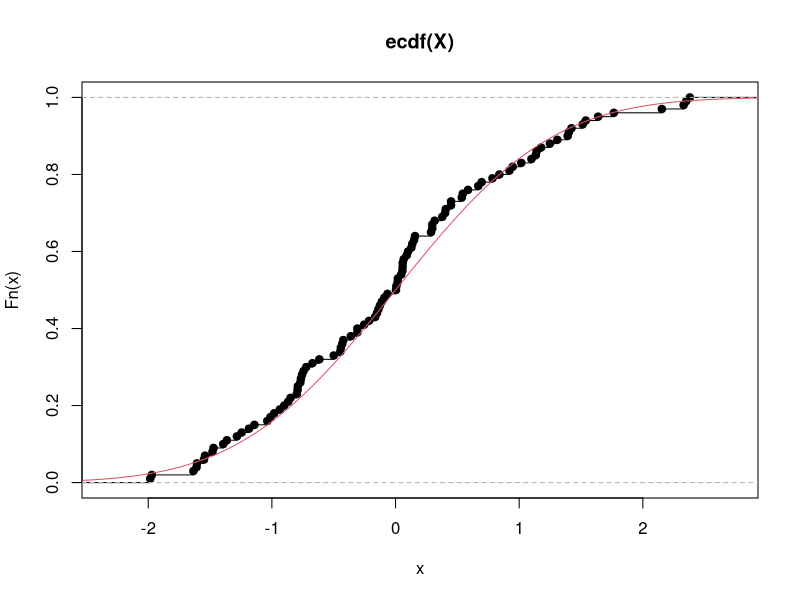
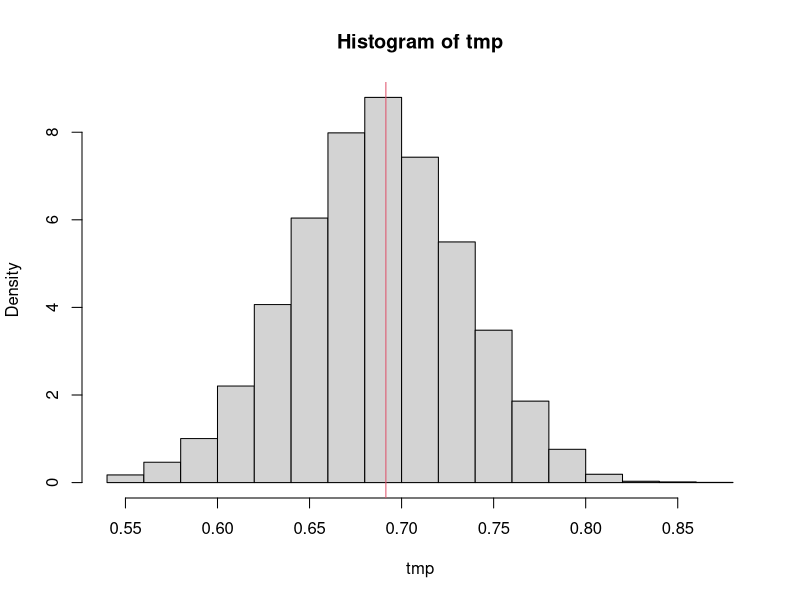
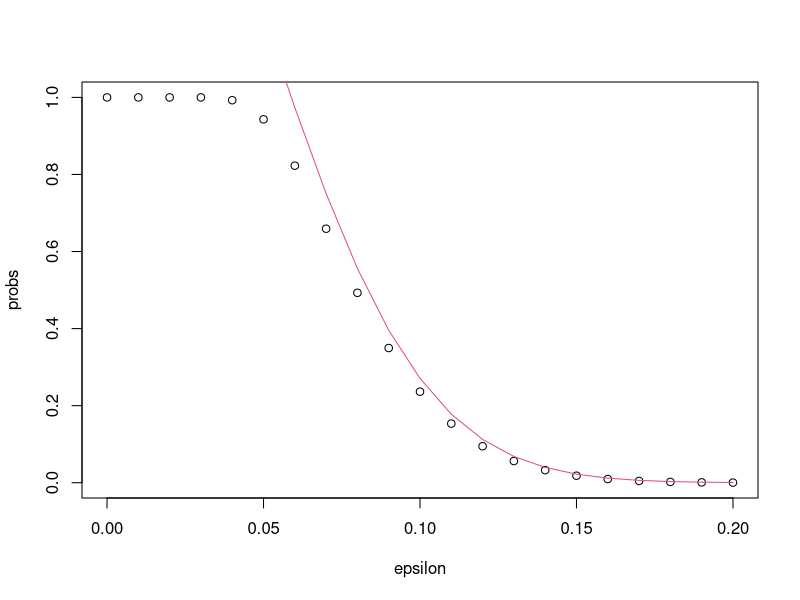
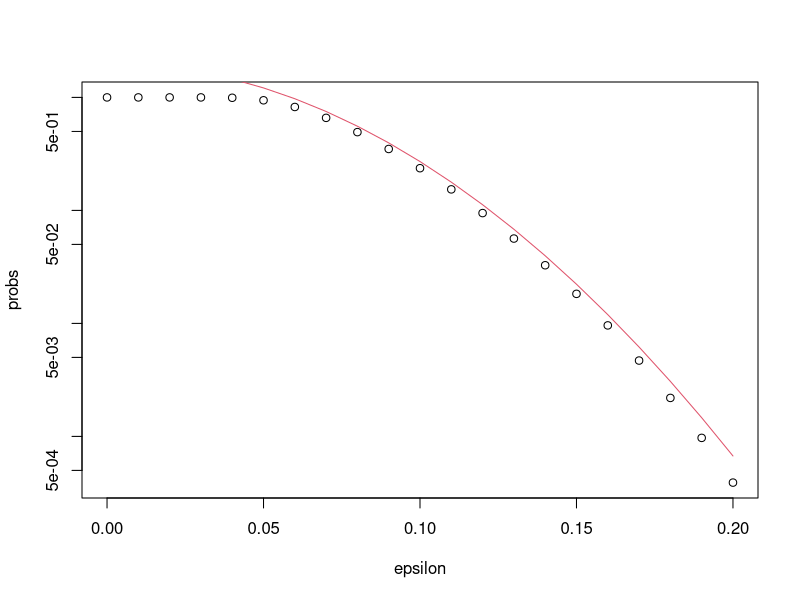
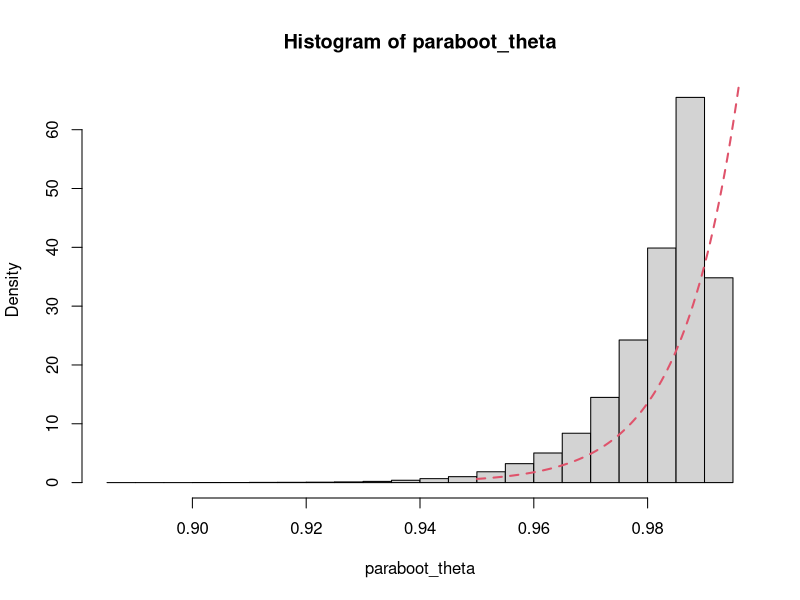
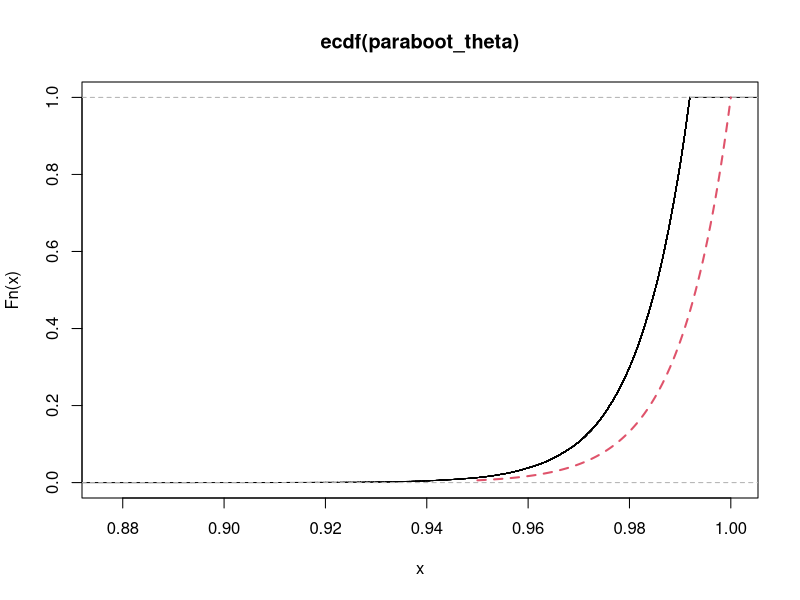
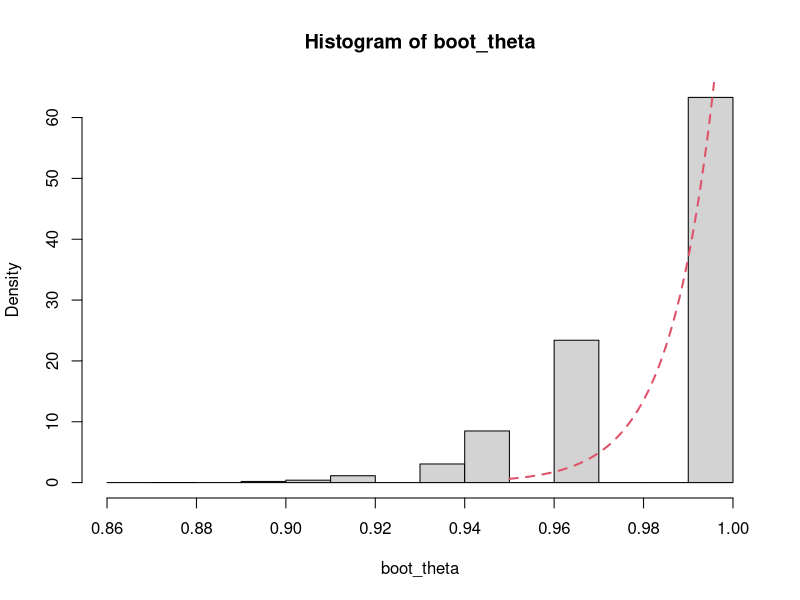
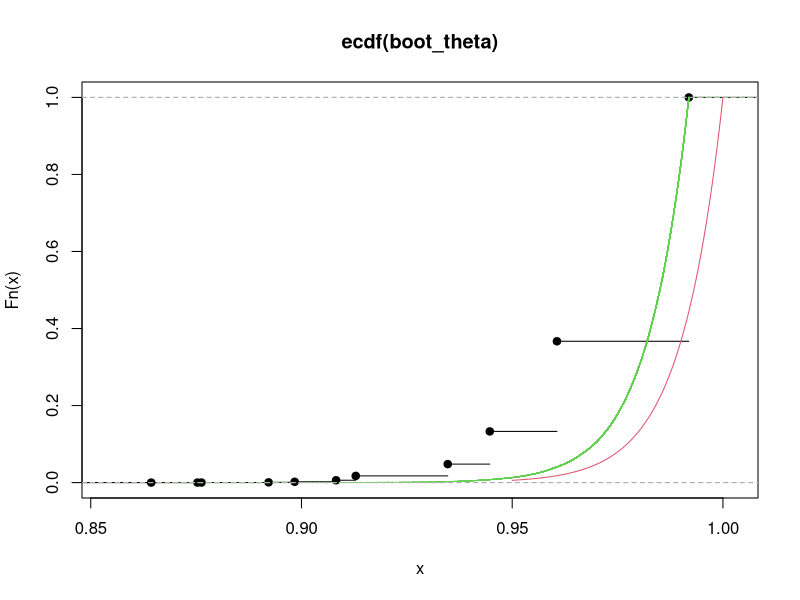

Write R code to recreate these figures, in order.
## ---- chunk 1
X <- rnorm(100)
plot(ecdf(X))
lines(seq(-4,4,0.01), pnorm(seq(-4,4,0.01)), col=2)
sum(X<0.5)/100
pnorm(0.5)
## ---- chunk 2
tmp <- replicate(10^4, {X <- rnorm(100)
sum(X<0.5)/100}
)
hist(tmp, probability=T)
abline(v=pnorm(0.5), col=2)
## ---- chunk 3
mean(tmp)-pnorm(0.5)
## ---- chunk 4
xtest <- seq(-4,4,0.01)
## ---- chunk 5
DKW <- replicate(10^5,{X <- rnorm(100)
max(abs(ecdf(X)(xtest)-pnorm(xtest)))})
## ---- chunk 6
epsilon <- seq(0,0.2, 0.01)
probs <- c()
i<-1
for(eps in epsilon){
  probs[i]<-sum(DKW>eps)/length(DKW)
  i<-i+1
}
plot(epsilon, probs)
lines(epsilon, 2*exp(-2*100*epsilon^2), col=2)
## ---- chunk 7
plot(epsilon, probs, log="y")
lines(epsilon, 2*exp(-2*100*epsilon^2), col=2, log="y")
## ---- chunk 8
library(MASS)
fit <- rlm(time~dist+climb, hills)
summary(fit)
## ---- chunk 9

modelBasedBoot <- function(n){
  fit <- rlm(time~dist+climb, data =hills, maxit=100)
  resids <- resid(fit)  
  coefs <- coef(fit)
  fits.boot <- list()
  fitted.values <- predict(fit)
  
  for(i in 1:n){
    time.boot <- fitted.values + sample(resids, replace=TRUE)
    fits.boot[[i]] <- rlm(time.boot ~ dist+climb, data=hills, maxit=100)
   }
  return(fits.boot)
  }
  
bootstrap.fits <- modelBasedBoot(1000)
bootstrap.coefs <- sapply(bootstrap.fits, function(x) coef(x))

apply(bootstrap.coefs,1, sd)
summary(fit)
## ---- chunk 10
quantile(bootstrap.coefs[2,], c(0.025, 0.975))
## ---- chunk 11
nrow = dim(hills)[1]
nboot <- 100
boot.coefs <-matrix(nrow=nboot, nc=3)
for(i in 1:nboot){
  index.boot <- sample(1:nrow, nrow, replace=TRUE)
  hills.boot <- hills[index.boot,]
  fit.boot <- rlm(time ~ dist+climb, data=hills.boot, maxit=100)
  boot.coefs[i,] <- coef(fit.boot)
}
quantile(boot.coefs[,2], c(0.025, 0.975))
## ---- chunk 12
6.5507 -2*0.2451
6.5507 +2*0.2451
## ---- chunk 13
fit2 <- rlm(time~dist*climb+I(climb^2), hills)
## ---- chunk 14
nrow <- dim(hills)[1]
lm1.pred <- c()
lm2.pred <- c()

for(i in 1:nrow){
  hills.reduced<-hills[-i,]
  lm1<-rlm(time ~ dist+climb, data=hills.reduced, maxit=100)
  lm2 <- rlm(time~dist*climb+I(climb^2), hills.reduced, maxit=100)
  lm1.pred[i] <- predict(lm1, hills[i,])
  lm2.pred[i] <- predict(lm2, hills[i,])
}

rmse1 <- sqrt(mean((hills$time - lm1.pred)^2))
rmse2 <- sqrt(mean((hills$time - lm2.pred)^2))
print(c(rmse1, rmse2))
## ---- chunk 15
set.seed(1)
n=100
X = runif(n,min=0, max=1)
## ---- chunk 16
paraboot_theta <- replicate(10^5, 
                        {
                          Xrep = runif(n,0, max(X))
                          max(Xrep)
                        })
hist(paraboot_theta, probability=T)
curve(n*x^{n-1}, 0.95,1, lwd=2, lty=2, col=2, add=T)
plot(ecdf(paraboot_theta))
curve(x^n, 0.95,1, add=T, lwd=2, lty=2, col=2)
## ---- chunk 17
boot_theta <- replicate(10^5, 
                        {
                          max(sample(X, n, replace=T))
                        })
hist(boot_theta, probability=T)
curve(n*x^{n-1}, 0.95,1, lwd=2, lty=2, col=2, add=T)
plot(ecdf(boot_theta))
plot(ecdf(paraboot_theta), add=T, col=3, lty=3)
curve(x^n, 0.95,1, add=T, col=2)
